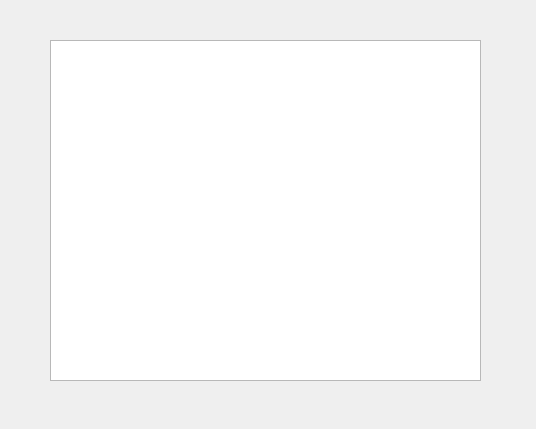
<?xml version="1.0" encoding="UTF-8"?>
<ui version="4.0">
 <class>Widget</class>
 <widget class="QWidget" name="Widget">
  <property name="geometry">
   <rect>
    <x>0</x>
    <y>0</y>
    <width>536</width>
    <height>429</height>
   </rect>
  </property>
  <property name="windowTitle">
   <string>Widget</string>
  </property>
  <widget class="QTextEdit" name="textEdit">
   <property name="geometry">
    <rect>
     <x>50</x>
     <y>40</y>
     <width>431</width>
     <height>341</height>
    </rect>
   </property>
  </widget>
 </widget>
 <resources/>
 <connections/>
</ui>
